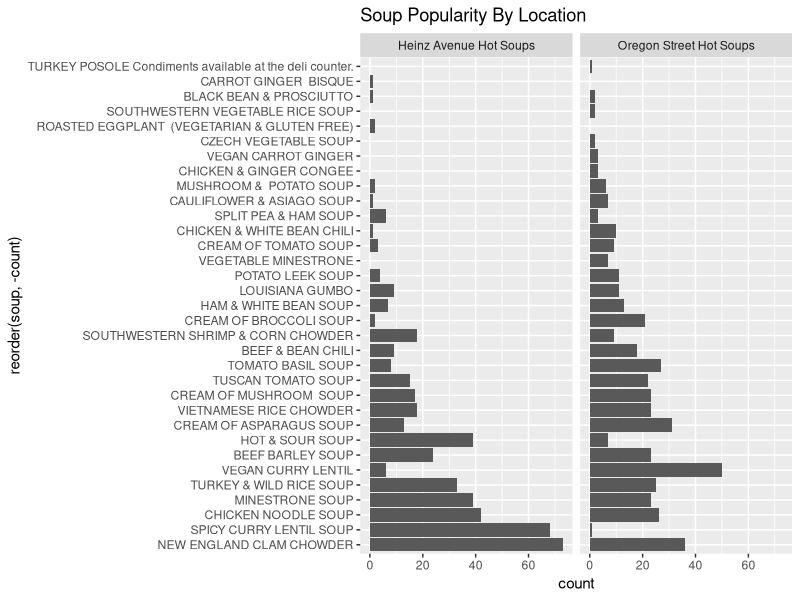

This chart was generated by the following R code:
library(tidyverse)

soups <- read_csv('soups-tidy.csv')

soups %>%
  distinct(timestamp, location_name, soup) %>%
  group_by(location_name, soup) %>%
  summarize(count=n()) %>%
  ggplot(
    aes(x=reorder(soup, -count),
        y=count)) +
  geom_bar(stat='identity') +
  facet_wrap(~location_name) +
  coord_flip() +
  ggtitle('Soup Popularity By Location')
